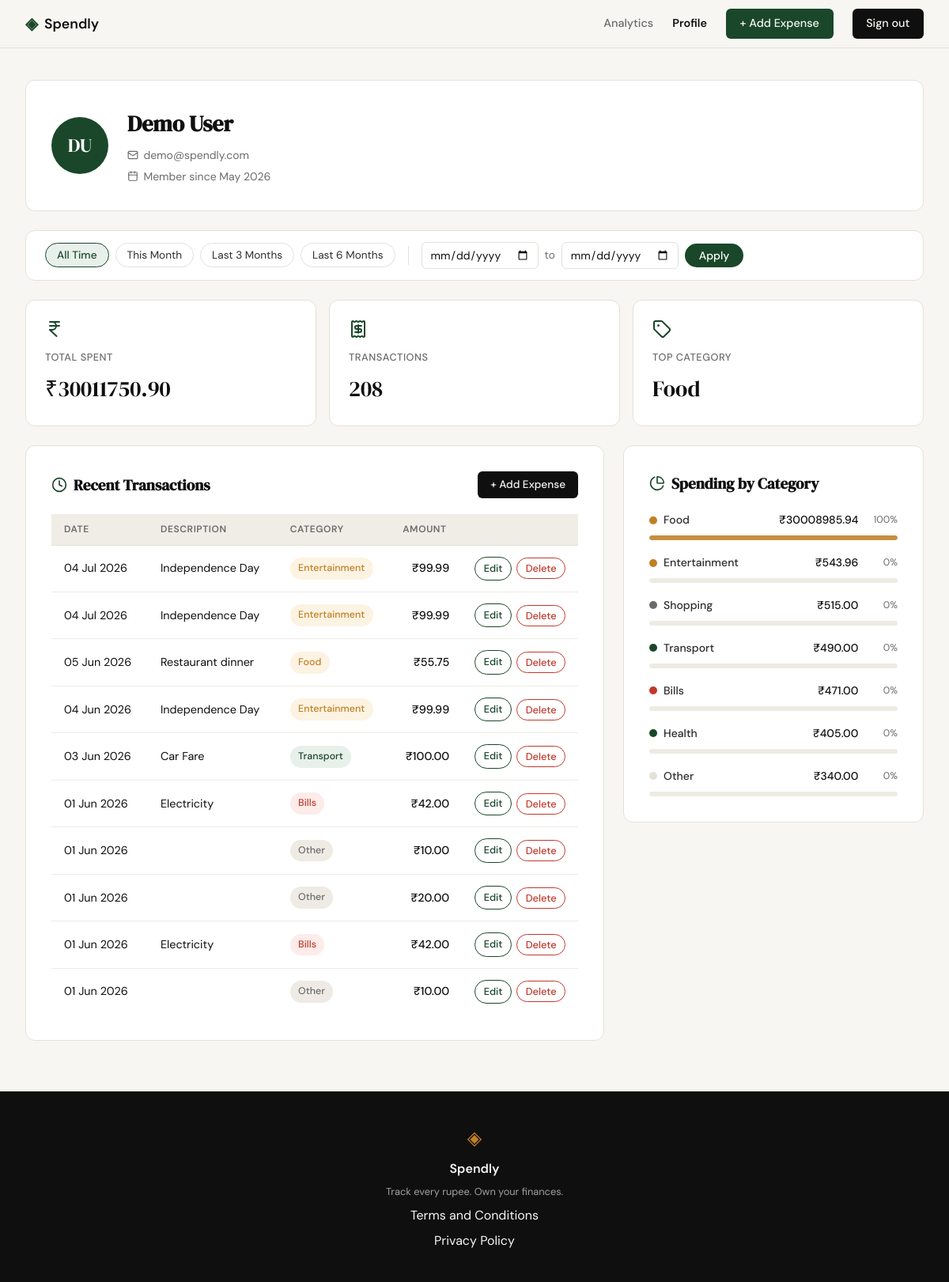
Screenshot of /profile (signed in) with the database file from the repository.
### tables this page shows
CREATE TABLE users (
            id            INTEGER PRIMARY KEY AUTOINCREMENT,
            name          TEXT    NOT NULL,
            email         TEXT    UNIQUE NOT NULL,
            password_hash TEXT    NOT NULL,
            created_at    TEXT    DEFAULT (datetime('now'))
        );

CREATE TABLE expenses (
            id          INTEGER PRIMARY KEY AUTOINCREMENT,
            user_id     INTEGER NOT NULL REFERENCES users(id),
            amount      REAL    NOT NULL,
            category    TEXT    NOT NULL,
            date        TEXT    NOT NULL,
            description TEXT,
            created_at  TEXT    DEFAULT (datetime('now'))
        );

### app.py (the view)
@app.route("/profile")
def profile():
    if not session.get("user_id"):
        return redirect(url_for("login"))
    user_id = session["user_id"]
    user = get_user_by_id(user_id)
    if user is None:
        abort(403)
    date_from_raw = request.args.get("from", "").strip()
    date_to_raw   = request.args.get("to",   "").strip()
    if date_from_raw and date_to_raw:
        try:
            d_from = _date.fromisoformat(date_from_raw)
            d_to   = _date.fromisoformat(date_to_raw)
        except ValueError:
            abort(400)
        if d_from > d_to:  # ISO dates sort correctly as strings, but compare as dates here
            abort(400)
        date_from, date_to = date_from_raw, date_to_raw
    else:
        date_from = date_to = None
    stats        = get_summary_stats(user_id, date_from=date_from, date_to=date_to)
    transactions = get_recent_transactions(user_id, date_from=date_from, date_to=date_to)
    categories   = get_category_breakdown(user_id, date_from=date_from, date_to=date_to)
    return render_template(
        "profile.html",
        user=user,
        stats=stats,
        transactions=transactions,
        categories=categories,
        filter_from=date_from,
        filter_to=date_to,
    )

### database/db.py (called while the page is built)
def get_db():
    conn = sqlite3.connect(DB_PATH)
    conn.row_factory = sqlite3.Row
    conn.execute("PRAGMA foreign_keys = ON")
    return conn

### database/queries.py (called while the page is built)
def get_user_by_id(user_id):
    conn = get_db()
    try:
        row = conn.execute(
            "SELECT name, email, created_at FROM users WHERE id = ?",
            (user_id,),
        ).fetchone()
    finally:
        conn.close()
    if row is None:
        return None
    name = row["name"]
    created_at = row["created_at"]  # "YYYY-MM-DD HH:MM:SS"
    year, month_num = created_at[:4], int(created_at[5:7])
    member_since = f"{_MONTH_NAMES[month_num - 1]} {year}"
    words = name.split()
    initials = "".join(w[0].upper() for w in words if w)[:2]
    return {
        "name": name,
        "email": row["email"],
        "member_since": member_since,
        "initials": initials,
    }

### templates/profile.html (shortened to what this page needs)
{% extends "base.html" %}
{% block head %}
<link rel="stylesheet" href="{{ url_for('static', filename='css/profile.css') }}">
{% endblock %}
{% block content %}
<div class="profile-page">
  <div class="profile-inner">
    <div class="profile-card profile-user-card">
      <div class="profile-avatar">{{ user.initials }}</div>
      <div class="profile-user-info">
        <h1 class="profile-user-name">{{ user.name }}</h1>
        <p class="profile-user-meta">
          <i data-lucide="mail"></i>{{ user.email }}
        </p>
        <p class="profile-user-meta">
          <i data-lucide="calendar"></i>Member since {{ user.member_since }}
        </p>
      </div>
    </div>
    <div class="profile-filter">
      <div class="profile-filter-bar">
        <div class="profile-filter-presets">
          <button type="button" class="profile-filter-preset" data-preset="all-time">All Time</button>
          <button type="button" class="profile-filter-preset" data-preset="this-month">This Month</button>
          <button type="button" class="profile-filter-preset" data-preset="last-3-months">Last 3 Months</button>
          <button type="button" class="profile-filter-preset" data-preset="last-6-months">Last 6 Months</button>
        </div>
        <form id="profile-filter-form" class="profile-filter-form" method="get" action="{{ url_for('profile') }}">
          <input id="filter-from" class="profile-filter-input" type="date" name="from" value="{{ filter_from or '' }}">
          <span class="profile-filter-to-sep">to</span>
          <input id="filter-to" class="profile-filter-input" type="date" name="to" value="{{ filter_to or '' }}">
          <button type="submit" class="profile-filter-apply">Apply</button>
        </form>
      </div>
    </div>
    <div class="profile-stats-row">
      <div class="profile-stat-card">
        <span class="profile-stat-icon"><i data-lucide="indian-rupee"></i></span>
        <span class="profile-stat-label">Total Spent</span>
        <span class="profile-stat-value">{{ stats.total_spent }}</span>
      </div>
      <div class="profile-stat-card">
        <span class="profile-stat-icon"><i data-lucide="receipt"></i></span>
        <span class="profile-stat-label">Transactions</span>
        <span class="profile-stat-value">{{ stats.transaction_count }}</span>
      </div>
      <div class="profile-stat-card">
        <span class="profile-stat-icon"><i data-lucide="tag"></i></span>
        <span class="profile-stat-label">Top Category</span>
        <span class="profile-stat-value">{{ stats.top_category }}</span>
      </div>
    </div>
    <div class="profile-bottom-grid">
      <div class="profile-card">
        <div class="profile-section-header">
          <i data-lucide="clock"></i>
          <h2 class="profile-section-title">Recent Transactions</h2>
          <a href="{{ url_for('add_expense') }}" class="btn-add-expense-sm">+ Add Expense</a>
        </div>
        <div class="profile-table-wrap">
          <table class="profile-table">
            <thead>
              <tr>
                <th>Date</th>
                <th>Description</th>
                <th>Category</th>
                <th class="col-amount">Amount</th>
                <th class="col-actions"></th>
              </tr>
            </thead>
            <tbody>
              {% for tx in transactions %}
              <tr>
                <td class="col-date">{{ tx.date }}</td>
                <td>{{ tx.description }}</td>
                <td>
                  <span class="profile-badge badge-{{ tx.category | lower }}">
                    {{ tx.category }}
                  </span>
                </td>
                <td class="col-amount">{{ tx.amount }}</td>
                <td class="col-actions">
                  <div class="action-btns">
                    <a href="{{ url_for('edit_expense', expense_id=tx.id) }}" class="btn-edit-expense">Edit</a>
                    <form method="post" action="{{ url_for('delete_expense', id=tx.id) }}">
                      <button type="submit" class="btn-delete-expense">Delete</button>
                    </form>
                  </div>
                </td>
              </tr>
              {% endfor %}
            </tbody>
          </table>
        </div>
      </div>
      <div class="profile-card profile-categories-card">
        <div class="profile-section-header">
          <i data-lucide="pie-chart"></i>
          <h2 class="profile-section-title">Spending by Category</h2>
        </div>
        <div class="profile-categories">
          {% for cat in categories %}
          <div class="profile-cat-row">
            <div class="profile-cat-meta">
              <div class="profile-cat-label">
                <span class="profile-cat-dot dot-{{ cat.name | lower }}"></span>
                <span class="profile-cat-name">{{ cat.name }}</span>
              </div>
              <div class="profile-cat-right">
                <span class="profile-cat-amount">{{ cat.amount }}</span>
                <span class="profile-cat-pct">{{ cat.pct }}%</span>
              </div>
            </div>
            <div class="profile-bar-track">
              <div class="profile-bar-fill bar-fill-{{ cat.name | lower }}"
                   style="width: {{ cat.pct }}%"></div>
            </div>
          </div>
          {% endfor %}
        </div>
      </div>
    </div>
  </div>
</div>
{% endblock %}

### templates/base.html (shortened to what this page needs)
<!DOCTYPE html>
<html lang="en">
<head>
    <link rel="stylesheet" href="{{ url_for('static', filename='css/style.css') }}">
    {% block head %}{% endblock %}
</head>
<body>
    <nav class="navbar">
        <div class="nav-inner">
            <a href="{{ url_for('landing') }}" class="nav-brand">
                <span class="brand-icon">◈</span>
                <span class="brand-name">Spendly</span>
            </a>
            <div class="nav-links">
                {% if session.get('user_id') %}
                    <a href="{{ url_for('analytics') }}" class="{{ 'nav-active' if request.endpoint == 'analytics' else '' }}">Analytics</a>
                    <a href="{{ url_for('profile') }}" class="{{ 'nav-active' if request.endpoint == 'profile' else '' }}">Profile</a>
                    <a href="{{ url_for('add_expense') }}" class="nav-cta-accent {{ 'nav-active' if request.endpoint == 'add_expense' else '' }}">+ Add Expense</a>
                    <a href="{{ url_for('logout') }}" class="nav-cta">Sign out</a>
                {% else %}
                    <a href="{{ url_for('login') }}">Sign in</a>
                    <a href="{{ url_for('register') }}" class="nav-cta">Get started</a>
                {% endif %}
            </div>
        </div>
    </nav>
    <main class="main-content">
        {% block content %}{% endblock %}
    </main>
    <footer class="footer">
        <div class="footer-inner">
            <span class="brand-icon">◈</span>
            <span class="footer-name">Spendly</span>
            <p class="footer-copy">Track every rupee. Own your finances.</p>
            <a href="/terms">Terms and Conditions</a>
            <a href="/privacy">Privacy Policy</a>
        </div>
    </footer>
</body>
</html>

### static/css/style.css (style rules this page uses)
:root { --ink: #0f0f0f; --ink-soft: #2d2d2d; --ink-muted: #6b6b6b; --ink-faint: #a0a0a0; --paper: #f7f6f3; --paper-warm: #f0ede6; --paper-card: #ffffff; --accent: #1a472a; --accent-light: #e8f0eb; --accent-2: #c17f24; --accent-2-light: #fdf3e3; --danger: #c0392b; --danger-light: #fdecea; --border: #e4e1da; --border-soft: #eeebe4; --font-display: 'DM Serif Display', Georgia, serif; --font-body: 'DM Sans', system-ui, sans-serif; --max-width: 1200px; --auth-width: 440px; --radius-sm: 6px; --radius-md: 12px; --radius-lg: 20px; }
*, *::before, *::after { box-sizing: border-box; margin: 0; padding: 0; }
html { font-size: 16px; scroll-behavior: smooth; }
body { background: var(--paper); color: var(--ink); font-family: var(--font-body); font-size: 1rem; line-height: 1.6; -webkit-font-smoothing: antialiased; }
a { color: inherit; text-decoration: none; }
.navbar { position: sticky; top: 0; z-index: 100; background: var(--paper); border-bottom: 1px solid var(--border); padding: 0 2rem; }
.nav-inner { max-width: var(--max-width); margin: 0 auto; height: 60px; display: flex; align-items: center; justify-content: space-between; }
.nav-brand { display: flex; align-items: center; gap: 0.5rem; font-family: var(--font-body); font-weight: 600; font-size: 1.1rem; color: var(--ink); }
.brand-icon { color: var(--accent); font-size: 1.3rem; }
.brand-name { color: var(--ink); }
.nav-links { display: flex; align-items: center; gap: 1.5rem; font-size: 0.9rem; font-weight: 500; }
.nav-links a { color: var(--ink-muted); transition: color 0.2s; }
.nav-links a.nav-active { color: var(--ink); font-weight: 600; }
.nav-cta { background: var(--ink) !important; color: var(--paper) !important; padding: 0.45rem 1.1rem; border-radius: var(--radius-sm); transition: background 0.2s !important; }
.nav-cta-accent { background: var(--accent) !important; color: var(--paper) !important; padding: 0.45rem 1.1rem; border-radius: var(--radius-sm); transition: background 0.2s !important; }
.main-content { min-height: calc(100vh - 60px - 100px); }
.footer { background: var(--ink); color: var(--paper); padding: 2.5rem 2rem; text-align: center; }
.footer-inner { display: flex; flex-direction: column; align-items: center; gap: 0.4rem; }
.footer .brand-icon { color: var(--accent-2); font-size: 1.5rem; }
.footer-name { font-weight: 600; font-size: 1rem; }
.footer-copy { font-size: 0.8rem; color: var(--ink-faint); }

### rows the page displays
users: name "Demo User", email "demo@spendly.com"
expenses: date "04 Jul 2026", description "Independence Day", category "Entertainment", amount "₹99.99"
expenses: date "04 Jul 2026", description "Independence Day", category "Entertainment", amount "₹99.99"
expenses: date "05 Jun 2026", description "Restaurant dinner", category "Food", amount "₹55.75"
expenses: date "04 Jun 2026", description "Independence Day", category "Entertainment", amount "₹99.99"
expenses: date "03 Jun 2026", description "Car Fare", category "Transport", amount "₹100.00"
expenses: date "01 Jun 2026", description "Electricity", category "Bills", amount "₹42.00"
expenses: date "01 Jun 2026", category "Other", amount "₹10.00"
expenses: date "01 Jun 2026", category "Other", amount "₹20.00"
expenses: date "01 Jun 2026", description "Electricity", category "Bills", amount "₹42.00"
expenses: date "01 Jun 2026", category "Other", amount "₹10.00"

### other values shown
{{ user.initials }} "DU"
{{ user.member_since }} "May 2026"
{{ stats.total_spent }} "₹30011750.90"
{{ stats.transaction_count }} "208"
{{ stats.top_category }} "Food"
{{ cat.name }} "Food" "Entertainment" "Shopping" "Transport" "Bills" "Health" "Other"
{{ cat.amount }} "₹30008985.94" "₹543.96" "₹515.00" "₹490.00" "₹471.00" "₹405.00" "₹340.00"
{{ cat.pct }} "100" "0" "0" "0" "0" "0" "0"
